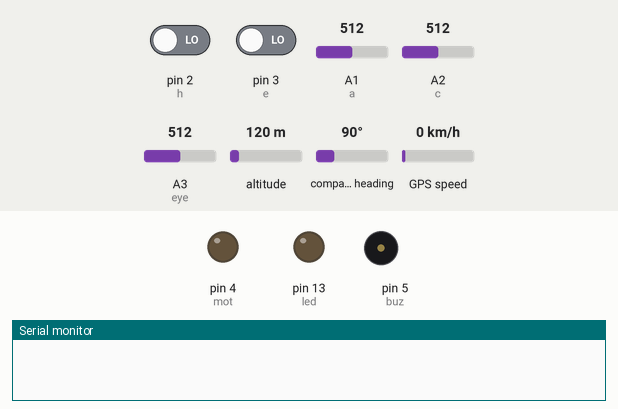
This sketch was run on a simulated Arduino Uno, built with avr-gcc and run on an emulated ATmega328P. On the bench: output pins drawn as LEDs (lit = HIGH), buzzer (waves = sounding, pin HIGH), the last lines printed to the serial monitor. The test bench sets the inputs (shaded band); at power-on: A1 (a) = 512, A3 (eye) = 512, A2 (c) = 512, pin 2 (h) LOW, pin 3 (e) LOW, altitude 120 m, compass heading 90°, GPS speed 0 km/h. The GPS gets a fix after 3 s at 37.7749, -122.4194 with 8 satellites; the modem accepts every AT command (registered, SIM ready, sends succeed) and sends nothing else.

Above: at 1.2 s.
1.3 s: A1 (a) set to 362
3.4 s: A1 (a) set to 330
At 4.9 s:
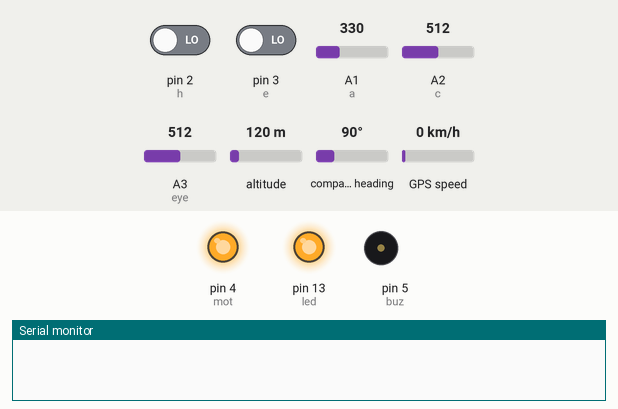
5.9 s: A3 (eye) set to 317
7.8 s: A3 (eye) set to 291
At 9.5 s:
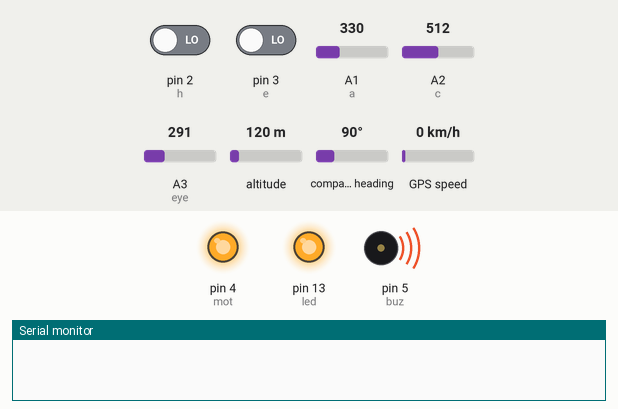
10.3 s: A2 (c) set to 220
At 13.6 s:
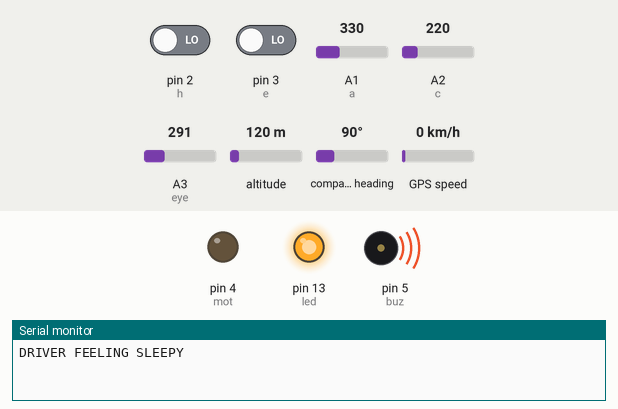
14.0 s: A2 (c) set to 196
At 17.6 s:
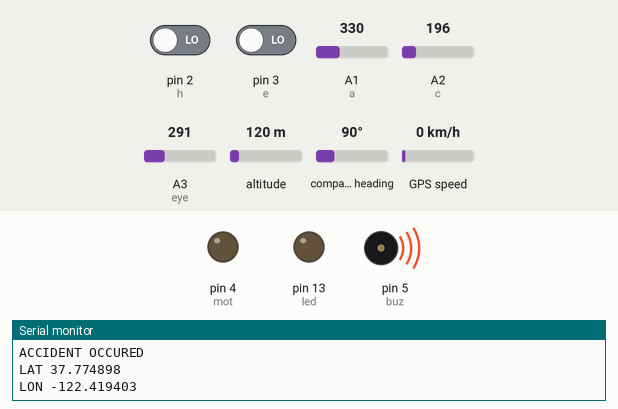
Timing chart, 0 to 19.1 s (numbered marks = the images above; inputs shaded):
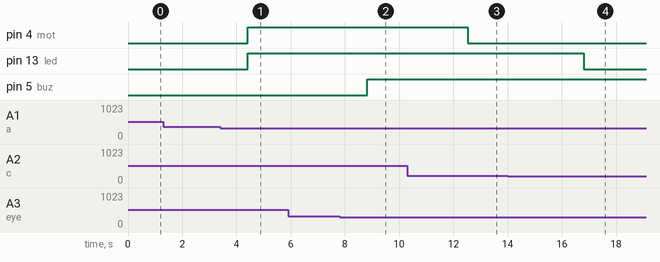

Measured:
- the behaviour switches between 345 and 344 on A1 (a) (found by bisection; images 0 and 1)
- the behaviour switches between 300 and 299 on A3 (eye) (found by bisection; images 1 and 2)
- the behaviour switches between 210 and 209 on A2 (c) (found by bisection; images 3 and 4)
- after the input at 1.3 s, every drawn part: stays the same
- after the input at 3.4 s, pin 4 (mot), pin 13 (led): LOW → HIGH after 1.0 s
- after the input at 5.9 s, every drawn part: stays the same
- after the input at 7.8 s, pin 5 (buz): LOW → HIGH after 1.0 s

The sketch:

Arduino.ino
```cpp
#include <SoftwareSerial.h>
#include <TinyGPS.h>
TinyGPS gps;
SoftwareSerial ss(9, 10); //gps
SoftwareSerial mySerial(7, 8);//gsm
SoftwareSerial iot(11, 12);//iot
float flat, flon;
unsigned long age;
int eye = 3;
int y;
int e1;
int b1;
int a = 1; //alc
int b;//alc
int c = 2; //vib
int d;//vib
int e = 3; //seat
int f;//seat
int h = 2; //prox
int j;//prox
int g = 1;
int buz = 5;
int led = 13;
int mot = 4;
void setup() {
  pinMode(a, INPUT);
  pinMode(c, INPUT);
  pinMode(y, INPUT);
  pinMode(e, INPUT); //IR SEATBELT
  pinMode(h, INPUT);
  pinMode(led, OUTPUT);
  pinMode(mot, OUTPUT);
  pinMode(buz, OUTPUT);
  Serial.begin(9600); // put your setup code here, to run once:
  iot.begin(9600);
}

void loop() {
  ss.begin(9600);
  delay(100);
  bool newData = false;
  unsigned long chars;
  unsigned short sentences, failed;
  for (unsigned long start = millis(); millis() - start < 1000;)
  {

    while (ss.available())
    {
      char c = ss.read();
      if (gps.encode(c))
      {
        newData = true;

      }
    }
  }
  if (newData)
  {
    gps.f_get_position(&flat, &flon, &age);
  }
  b = analogRead(a);
  d = analogRead(c);
  f = digitalRead(e);
  j = digitalRead(h);
  y = analogRead(eye);
  //Serial.println(f);// put your main code here, to run repeatedly:
  //   Serial.println(f);
  //   Serial.println(distance);
  if (j == HIGH) //proximity
  {
    digitalWrite(mot, LOW);
  }
  if ((b < 345) && (f == LOW) && (g == 1) && (j == LOW))
  {
    digitalWrite(led, HIGH);
    digitalWrite(mot, HIGH);
  }
  if ((b > 350) || (f == HIGH) || (g == 2))
  {
    digitalWrite(led, LOW);
    digitalWrite(mot, LOW);
  }

  if (d < 210) //vibration
  {
    digitalWrite(led, LOW);
    digitalWrite(mot, LOW);
    g = 2;
    Serial.println("ACCIDENT OCCURED");
    Serial.print("LAT ");
    Serial.println(flat, 6);
    Serial.print("LON ");
    Serial.println(flon, 6);
    Serial.println();
    iot.print("*");
    iot.print("ACCIDENT OCCURED");
    iot.print(" LAT: ");
    iot.print(flat, 6);
    iot.print(" LON: ");
    iot.print(flon, 6);
    iot.print("#");
    mySerial.begin(9600);
    mySerial.println("AT+CMGF=1");    //Sets the GSM Module in Text Mode
    delay(1000);  // Delay of 1000 milli seconds or 1 second
    mySerial.println("AT+CMGS=\"+918700253101\"\r"); // Replace x with mobile number
    delay(1000);
    mySerial.println("ACCIDENT OCCURED");
    mySerial.print("LAT ");
    mySerial.println(flat, 6);
    mySerial.print("LON ");
    mySerial.println(flon, 6);
    mySerial.println();
    delay(100);
    mySerial.println((char)26);// ASCII code of CTRL+Z
    delay(1000);
  }
  if ((y < 300) && (e1 == 1))
  {
    digitalWrite(buz, HIGH);
    delay(500);
    b1 = b1 + 1;
    if (b1 > 2)
    {
      digitalWrite(mot, LOW);
      Serial.println("DRIVER FEELING SLEEPY");
      iot.print("*DRIVER FEELING SLEEPY#");
      mySerial.begin(9600);
      mySerial.println("AT+CMGF=1");
      delay(1000);
      mySerial.println("AT+CMGS=\"+918700253101\"\r");
      delay(1000);
      mySerial.println("DRIVER FEELING SLEEPY");
      delay(100);
      mySerial.println((char)26);
      delay(1000);
      e1 = 2;
      g = 2;
    }
  }
  if (y > 370)
  {
    b1 = 0;
    e1 = 1;
    digitalWrite(buz, LOW);
  }
}
```
